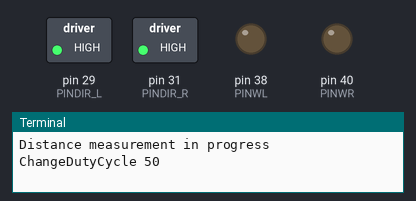
The program below on a simulated Raspberry Pi (header pin numbers). Shown: switched loads named in the program (green lamp = pin HIGH), output pins drawn as LEDs (lit = HIGH), the last lines printed to the terminal.

Above: at 1.0 s.
At 3.89 s:
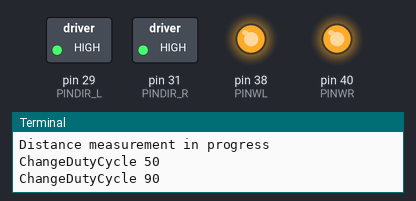
Timing chart, 0 to 4.6 s (numbered marks = the images above):
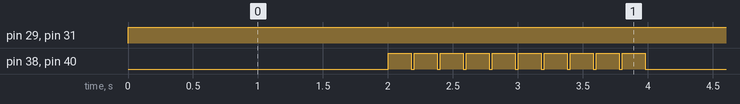

Measured:
- by itself, pin 29 (PINDIR_L), pin 31 (PINDIR_R): LOW → HIGH at 0.00 s
- by itself, pin 38 (PINWL), pin 40 (PINWR): repeats every 4.0 s: 9 × (LOW 0.02 s, HIGH 0.18 s), LOW 2.0 s, HIGH 0.18 s
- by itself, everything shown: repeats every 4.0 s, in 11 steps

The program:

robot.py
```python
import RPi.GPIO as GPIO                    #Import GPIO library
import time                                #Import time library


GPIO.setmode( GPIO.BOARD)

PINWL = 38
PINWR = 40

PINDIR_L = 29
PINDIR_R = 31


print "Distance measurement in progress"

GPIO.setup(PINWL,GPIO.OUT)
GPIO.setup(PINWR,GPIO.OUT)

GPIO.setup(PINDIR_L,GPIO.OUT)
GPIO.setup(PINDIR_R,GPIO.OUT)

WL = GPIO.PWM(PINWL,5)
WR = GPIO.PWM(PINWR,5)


WL.start(0)
WR.start(0)

try:
	while True:


		GPIO.output(PINDIR_L, 1)
		GPIO.output(PINDIR_R, 1)

		"""
		for i in range (100):
			WL.ChangeDutyCycle(i)
			WR.ChangeDutyCycle(i)
			time.sleep(0.1)
		"""
		print "ChangeDutyCycle",50
		WL.ChangeDutyCycle(0)
		WR.ChangeDutyCycle(0)
		time.sleep(2)

		GPIO.output(PINDIR_L, 1)
		GPIO.output(PINDIR_R, 1)

		print "ChangeDutyCycle",90
		WL.ChangeDutyCycle(90)
		WR.ChangeDutyCycle(90)
		time.sleep(2)


except KeyboardInterrupt:
    # here you put any code you want to run before the program
    # exits when you press CTRL+C
    print "KeyboardInterrupt\n"					 	# print value of counter

except:
    # this catches ALL other exceptions including errors.
    # You won't get any error messages for debugging
    # so only use it once your code is working
    print "Other error or exception occurred!"

finally:
    GPIO.cleanup() # this ensures a clean exit  
```
